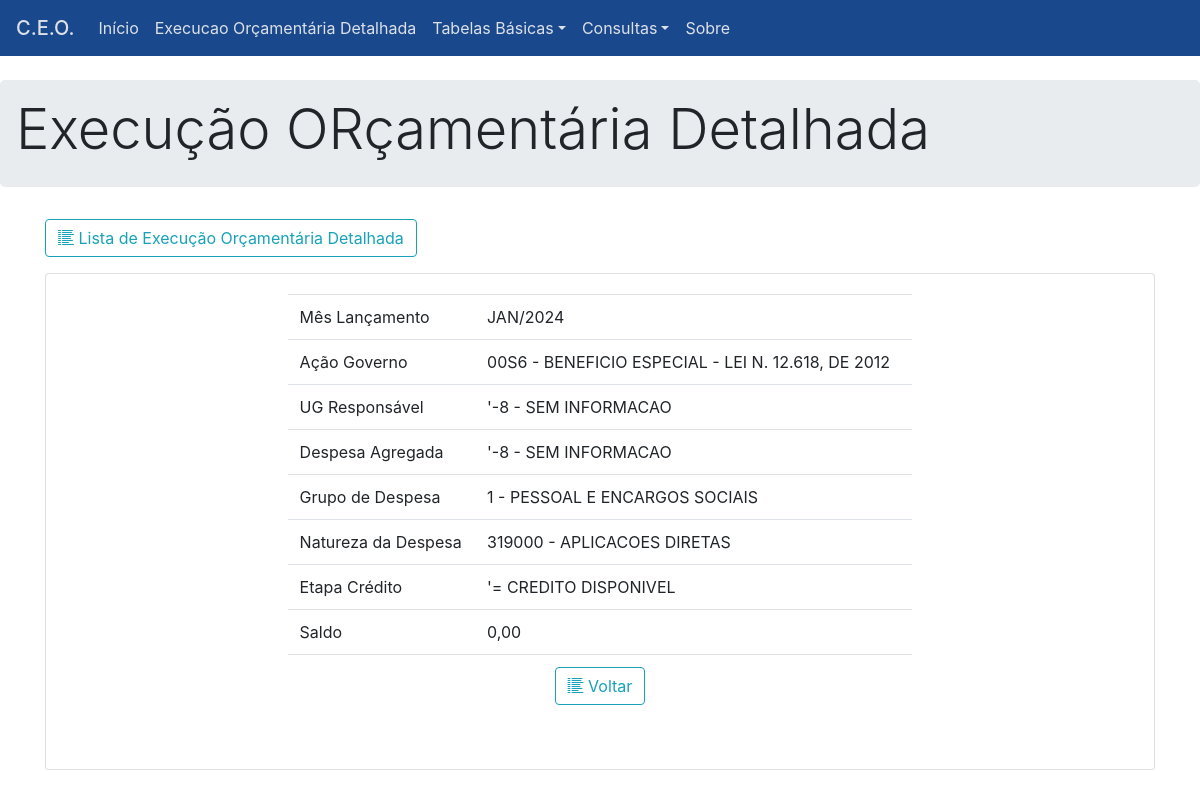
The app's page /execucaoorcamentariadetalhada/31487/detail/ with its own data.
### execucaoorcamentariadetalhada/models.py (models this page shows, shortened)
class ExecucaoDetalhada(models.Model):
    mesLancamento = models.CharField(
        db_column="mesLancamento",
        max_length=10,
        blank=False,
        null=False,
    )
    acaoGoverno = models.ForeignKey(
        "AcaoGoverno",
        on_delete=models.PROTECT,
        db_column="codigoAcaoGoverno",
        to_field="codigo",
        blank=False,
        null=False,
    )
    ugResponsavel = models.ForeignKey(
        "UGResponsavel",
        on_delete=models.PROTECT,
        db_column="codigoUGResponsavel",
        to_field="codigo",
        blank=False,
        null=False,
    )
    despesaAgregada = models.ForeignKey(
        "DespesaAgregada",
        on_delete=models.PROTECT,
        db_column="codigoDespesaAgregada",
        to_field="codigo",
        blank=False,
        null=False,
    )
    grupoDespesa = models.ForeignKey(
        "GrupoDespesa",
        on_delete=models.PROTECT,
        db_column="codigoGupooDespesa",
        to_field="codigo",
        blank=False,
        null=False,
    )
    naturezaDespesa = models.ForeignKey(
        "NaturezaDespesa",
        on_delete=models.PROTECT,
        db_column="codigoNaturezaDespesa",
        to_field="codigo",
        blank=False,
        null=False,
    )
    etapaCredito = models.ForeignKey(
        "EtapaCredito",
        on_delete=models.PROTECT,
        db_column="idEtapaCredito",
        to_field="id",
        blank=False,
        null=False,
    )
    saldo = models.DecimalField(
        db_column="saldo",
        blank=False,
        null=False,
        max_digits=10,
        decimal_places=2,
    )

class AcaoGoverno(models.Model):
    codigo = models.CharField(
        db_column="codigoAcaoGoverno",
        max_length=15,
        blank=False,
        null=False,
        primary_key=True,
    )
    nome = models.CharField(
        db_column="nomeAcaoGoverno",
        max_length=150,
        blank=False,
        null=False,
    )
    class Meta:
        managed = True
        db_table = "AcaoGoverno"

class UGResponsavel(models.Model):
    codigo = models.CharField(
        db_column="codigoUGResponsavel",
        max_length=15,
        blank=False,
        null=False,
        primary_key=True,
    )
    nome = models.CharField(
        db_column="nomeUGResponsavel",
        max_length=150,
        blank=False,
        null=False,
    )
    class Meta:
        managed = True
        db_table = "UGResponsavel"

class DespesaAgregada(models.Model):
    codigo = models.CharField(
        db_column="codigoDespesaAgregada",
        max_length=15,
        blank=False,
        null=False,
        primary_key=True,
    )
    nome = models.CharField(
        db_column="nomeDespesaAgregada",
        max_length=150,
        blank=False,
        null=False,
    )
    class Meta:
        managed = True
        db_table = "DespesaAgregada"

class GrupoDespesa(models.Model):
    codigo = models.CharField(
        db_column="codigoGrupoDespesa",
        max_length=15,
        blank=False,
        null=False,
        primary_key=True,
    )
    nome = models.CharField(
        db_column="nomeGrupoDespesa",
        max_length=150,
        blank=False,
        null=False,
    )
    class Meta:
        managed = True
        db_table = "GrupoDespesa"

class NaturezaDespesa(models.Model):
    codigo = models.CharField(
        db_column="codigoNaturezaDespesa",
        max_length=15,
        blank=False,
        null=False,
        primary_key=True,
    )
    nome = models.CharField(
        db_column="nomeNaturezaDespesa",
        max_length=150,
        blank=False,
        null=False,
    )
    class Meta:
        managed = True
        db_table = "NaturezaDespesa"

class EtapaCredito(models.Model):
    nome = models.CharField(
        db_column="nomeEtapaCredito",
        max_length=150,
        blank=False,
        null=False,
    )
    class Meta:
        managed = True
        db_table = "EtapaCredito"

### execucaoorcamentariadetalhada/views.py (the view)
# urls.py: path("<int:pk>/detail/", views.execucaoDetalhada_detail, name="execucaodetalhada_detail"),
def execucaoDetalhada_detail(request, pk):
    ed = get_object_or_404(ExecucaoDetalhada, id=pk)
    context = {"execucaodetalhada": ed}
    return render(request, "execucaoorcamentariadetalhada/execucaodetalhada_detail.html", context)

### execucaoorcamentariadetalhada/templates/execucaoorcamentariadetalhada/execucaodetalhada_detail.html (shortened to what this page needs)
{% extends "base.html" %}
{% block content %}
<main role="main">
    <div class="jumbotron">
        <h1 class="display-4"> Execução ORçamentária Detalhada  </h1>
    </div>
    <div class="container">
        <p>
            <a class="btn btn-outline-info"
                href="{% url 'execucaodetalhada_list' %}" role="button"
                title="Voltar para lista de Execução Orçamentária Detalhada">
                <i class="bi bi-list-columns-reverse"></i>
                Lista de Execução Orçamentária Detalhada</a>
        </p>
        <div class="card" style="align-items: center;">
            <div class="card-body" style="align-items: center;width:60%;">
                <p class="card-text">
                <table class="table" style="width:100%">
                    <tr>
                        <td style="width: 30%; min-width: 25%;">Mês Lançamento </td>
                        <td>{{execucaodetalhada.mesLancamento}}</td>
                    </tr>
                    <tr>
                        <td style="width: 30%; min-width: 25%;">Ação Governo</td>
                        <td>{{execucaodetalhada.acaoGoverno.codigo}} - {{execucaodetalhada.acaoGoverno.nome}} </td>
                    </tr>
                    <tr>
                        <td>UG Responsável</td>
                        <td>{{execucaodetalhada.ugResponsavel.codigo}} - {{execucaodetalhada.ugResponsavel.nome}}</td>
                    </tr>
                    <tr>
                        <td>Despesa Agregada</td>
                        <td>{{execucaodetalhada.despesaAgregada.codigo}} - {{execucaodetalhada.despesaAgregada.nome}}</td>
                    </tr>
                    <tr>
                        <td>Grupo de Despesa</td>
                        <td>{{execucaodetalhada.grupoDespesa.codigo}} - {{execucaodetalhada.grupoDespesa.nome}}</td>
                    </tr>
                    <tr>
                        <td>Natureza da Despesa</td>
                        <td>{{execucaodetalhada.naturezaDespesa.codigo}} - {{execucaodetalhada.naturezaDespesa.nome}}</td>
                    </tr>
                    <tr>
                        <td>Etapa Crédito</td>
                        <td>{{execucaodetalhada.etapaCredito.nome}}</td>
                    </tr>
                    <tr>
                        <td>Saldo</td>
                        <td>{{execucaodetalhada.saldo|default_if_none:"---"}}</td>
                    </tr>
                    <tr>
                        <td class="text-center" colspan="2">
                            <p>
                                <a class="btn btn-outline-info"
                                    href="{% url 'execucaodetalhada_list' %}" role="button"
                                    title="Voltar para lista de Execução Orçamentária Detalhada">
                                    <i class="bi bi-list-columns-reverse"></i>
                                    Voltar</a>
                            </p>
                        </td>
                    </tr>
                </table>
                </p>
            </div>
        </div>
    </div>
</main>
{% endblock content %}

### templates/base.html (shortened to what this page needs)
<html lang="en">
<head>
    <link rel="stylesheet" href="https://cdn.jsdelivr.net/npm/bootstrap-icons@1.10.3/font/bootstrap-icons.css">
    <link rel="stylesheet" href="https://cdn.jsdelivr.net/npm/bootstrap@4.5.3/dist/css/bootstrap.min.css">
</head>
<body>
    <nav class="navbar navbar-expand-md navbar-light fixed-top " style="background-color: #19488c;">
        <span class=" navbar-brand mb-0 h1" style="color:#dde1e7 ">
            C.E.O. {% if DEBUG %} [Homologação] {% endif %}
        </span>
        <div class="collapse navbar-collapse" id="navbarsExampleDefault">
            <ul class="navbar-nav mr-auto">
                <li class="nav-item ">
                    <a class="nav-link" href="{% url 'home' %}" style="color:#dde1e7 ">Início </a>
                </li>
                <li class="nav-item ">
                    <a class="nav-link" href="{% url 'execucaodetalhada_list' %}" style="color:#dde1e7 ">Execucao Orçamentária Detalhada</a>
                </li>
                <li class="nav-item dropdown">
                    <a class="nav-link dropdown-toggle" href="#" id="dropdown01" data-toggle="dropdown"
                        aria-haspopup="true" aria-expanded="false" style="color:#dde1e7 ">Tabelas Básicas</a>
                </li>
                <li class="nav-item dropdown">
                    <a class="nav-link dropdown-toggle" href="#" id="dropdown01" data-toggle="dropdown"
                        aria-haspopup="true" aria-expanded="false" style="color:#dde1e7 ">Consultas</a>
                </li>
                <li class="nav-item">
                    <a class="nav-link active" href="{% url 'about' %}" style="color:#dde1e7 ">Sobre</a>
                </li>
            </ul>
        </div>
    </nav>
    {% block content %}
    {% endblock content %}
</body>
</html>

### templates/base.html (style rules this page uses)
.jumbotron { padding: 1rem; margin-top: 56px; }

### records on screen
ExecucaoDetalhada: mesLancamento "JAN/2024", acaoGoverno.codigo "00S6", acaoGoverno.nome "BENEFICIO ESPECIAL - LEI N. 12.618, DE 2012", ugResponsavel.codigo "'-8", ugResponsavel.nome "SEM INFORMACAO", despesaAgregada.codigo "'-8", despesaAgregada.nome "SEM INFORMACAO", grupoDespesa.codigo "1", grupoDespesa.nome "PESSOAL E ENCARGOS SOCIAIS", naturezaDespesa.codigo "319000", naturezaDespesa.nome "APLICACOES DIRETAS", etapaCredito.nome "'= CREDITO DISPONIVEL", saldo "0,00"
